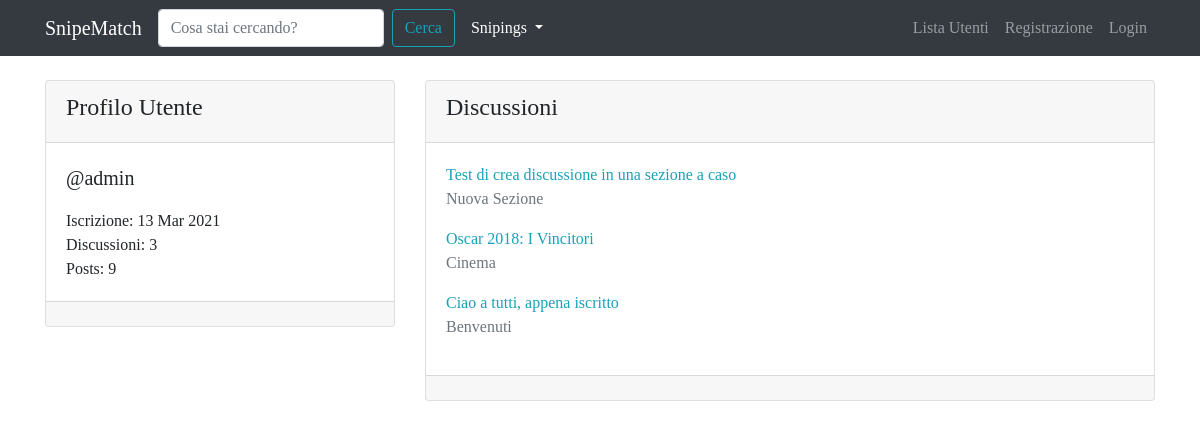
/user/admin/, run on an earlier commit of the app's database.
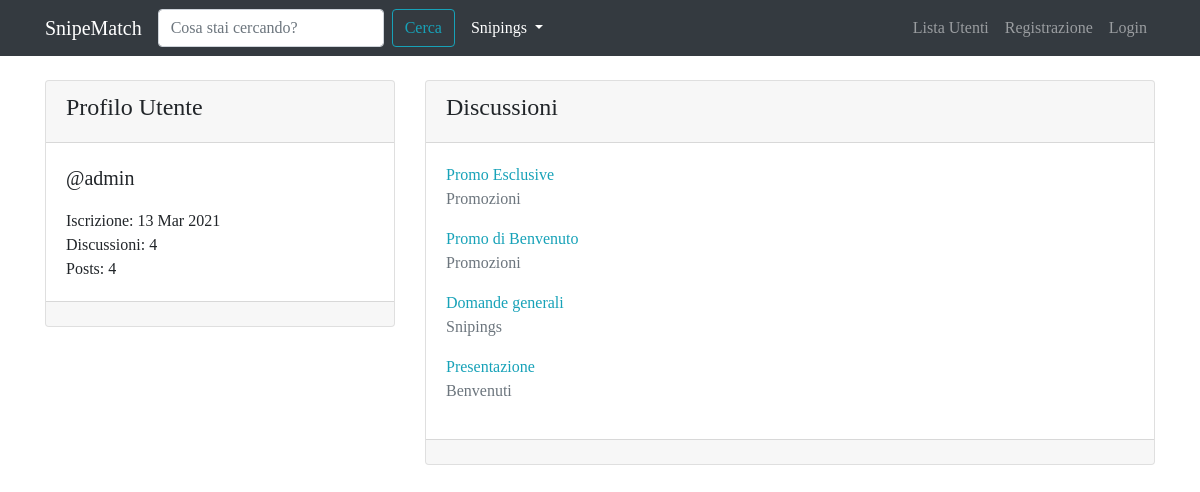
And on a later commit of the database.
### forum/models.py (models this page shows, shortened)
class Discussione(models.Model):
    titolo = models.CharField(max_length=120)
    data_creazione = models.DateTimeField(auto_now_add=True)   #auto_now_add setta la adata quando è creata la discussione
    autore_discussione = models.ForeignKey(User, on_delete=models.CASCADE, related_name="discussioni")  #col related accedo facilmente alle discussioni create da un utente
    sezione_appartenenza = models.ForeignKey(Sezione, on_delete=models.CASCADE)
    def get_absolute_url(self):
        return reverse("visualizza_discussione", kwargs={"pk": self.pk})  #gli passo come argomento la chiave primaria, perchè serve per riscostruire l'url
    class Meta:
        verbose_name = "Discussione"
        verbose_name_plural = "Discussioni"

class Sezione(models.Model):
    nome_sezione = models.CharField(max_length=80)
    descrizione = models.CharField(max_length=150, blank=True, null=True)   #blank: può non essere presente il campo; null: ouò essere null
    logo_sezione = models.ImageField(blank=True, null=True)
    def __str__(self):
        return self.nome_sezione
    class Meta:
        verbose_name = "Sezione"
        verbose_name_plural = "Sezioni"

### core/views.py (the view)
# urls.py: path("user/<str:username>/", views.user_profile_view, name="user_profile"),
def user_profile_view(request, username): #gli passo l'identificativo dello user (uso la chiave primaria)
    user = get_object_or_404(User, username=username)   #prendo lo user che ha quella chiave primaria, se non esiste ottengo 404
    discussioni_utente = Discussione.objects.filter(autore_discussione=user).order_by("-pk")
    context = {"user": user, "discussioni_utente": discussioni_utente}
    return render(request, "core/user_profile.html", context)

### core/templates/core/user_profile.html (shortened to what this page needs)
{% extends 'base.html' %}
{% block content %}
    <div class="row mt-3">
        <div class="col-4">
            <div class="card my-2">
                <div class="card-header">
                    <h4>{% if request.user == user %} Il Tuo {% endif %}Profilo Utente</h4>
                </div>
                <div class="card-body">
                    <p class="lead">@{{ user }}</p>
                    <p class="mb-0">Iscrizione: {{ user.date_joined|date:"d M Y"}}</p>
                    <p class="mb-0">Discussioni: {{ user.discussioni.count }}</p>
                    <p class="mb-0">Posts: {{ user.posts.count }}</p>
                </div>
                <div class="card-footer"></div>
            </div>
        </div>
        <div class="col-8">
            <div class="card my-2">
                <div class="card-header">
                    <h4>Discussioni</h4>
                </div>
                <div class="card-body">
                    {% for discussione in discussioni_utente %}
                        <a href="{{ discussione.get_absolute_url }}">{{ discussione.titolo }}</a>
                        <p class="text-muted">{{ discussione.sezione_appartenenza }}</p>
                    {% endfor %}
                </div>
                <div class="card-footer"></div>
            </div>
        </div>
    </div>
{% endblock content %}

### templates/base.html (shortened to what this page needs)
{% load static %}
<!doctype html>
<html lang="it">
  <head>
    <link rel="stylesheet" href="https://stackpath.bootstrapcdn.com/bootstrap/4.3.1/css/bootstrap.min.css">
    <link rel="stylesheet" href="https://cdnjs.cloudflare.com/ajax/libs/jquery-datetimepicker/2.5.20/jquery.datetimepicker.min.css" />
    <link rel="stylesheet" href="https://unpkg.com/bootstrap-table@1.18.3/dist/bootstrap-table.min.css">
    <link rel="stylesheet" href="{% static 'css/agora.css' %}">
  </head>
  <body>
    <nav class="navbar navbar-expand-sm navbar-dark bg-dark">
      <div class="container">
        <a class="navbar-brand" href="/">SnipeMatch</a>
        <div class="collapse navbar-collapse" id="navbarSupportedContent">
          <form class="form-inline my-lg-0 mr-2" action="{% url 'funzione_cerca' %}">
            <input name="q" class="form-control mr-sm-2" type="search" placeholder="Cosa stai cercando?" aria-label="Search">
            <button class="btn btn-outline-info my-2 my-sm-0" type="submit">Cerca</button>
          </form>
          <ul class="navbar-nav mr-auto">
            <li class="nav-item active dropdown">
              <a class="nav-link dropdown-toggle" href="#" id="navbarDropdown" role="button" data-toggle="dropdown" aria-haspopup="true" aria-expanded="false">
                Snipings
              </a>
            </li>
          </ul>
          <ul class="navbar-nav ml-auto">
            <li class="nav-item">
              <a class="nav-link" href="{% url 'user_list' %}">Lista Utenti <span class="sr-only">(current)</span></a>
            </li>
            {% if request.user.is_authenticated %}
              <li class="nav-item dropdown">
                <a class="nav-link dropdown-toggle" href="#" id="navbarDropdown" role="button" data-toggle="dropdown" aria-haspopup="true" aria-expanded="false">
                  {{ request.user.username }}
                </a>
                <div class="dropdown-menu" aria-labelledby="navbarDropdown">
                  <a class="dropdown-item" href="{% url 'user_profile' username=request.user.username %}">Profilo</a>
                  <a class="dropdown-item" href="{% url 'password_change' %}">Aggiorna password</a>
                  <div class="dropdown-divider"></div>
                  <a class="dropdown-item" href="{% url 'logout' %}">Esci</a>
                </div>
              </li>
            {% else %}
              <li class="nav-item">
                <a class="nav-link" href="{% url 'registration_view' %}">Registrazione</a>
              </li>
              <li class="nav-item">
                <a class="nav-link" href="{% url 'login' %}">Login</a>
              </li>
            {% endif %}
          </ul>
        </div>
      </div>
    </nav>
    <div class="container">
        {% block content %}
        {% endblock content %}
    </div>
  </body>
</html>

### static-storage/css/agora.css (style rules this page uses)
body { font-family: 'Slabo 27px', serif; }
a, a:hover { color: #17a2b8; }

What changed in the data, as far as the page shows it:
removed Discussione: titolo "Test di crea discussione in una sezione a caso", sezione_appartenenza "Nuova Sezione"
removed Discussione: titolo "Oscar 2018: I Vincitori", sezione_appartenenza "Cinema"
removed Discussione: titolo "Ciao a tutti, appena iscritto", sezione_appartenenza "Benvenuti"
added Discussione: titolo "Promo Esclusive", sezione_appartenenza "Promozioni"
added Discussione: titolo "Promo di Benvenuto", sezione_appartenenza "Promozioni"
added Discussione: titolo "Domande generali", sezione_appartenenza "Snipings"
added Discussione: titolo "Presentazione", sezione_appartenenza "Benvenuti"
Also different on the page:
{{ user.discussioni.count }}: "3" → "4"
{{ user.posts.count }}: "9" → "4"
